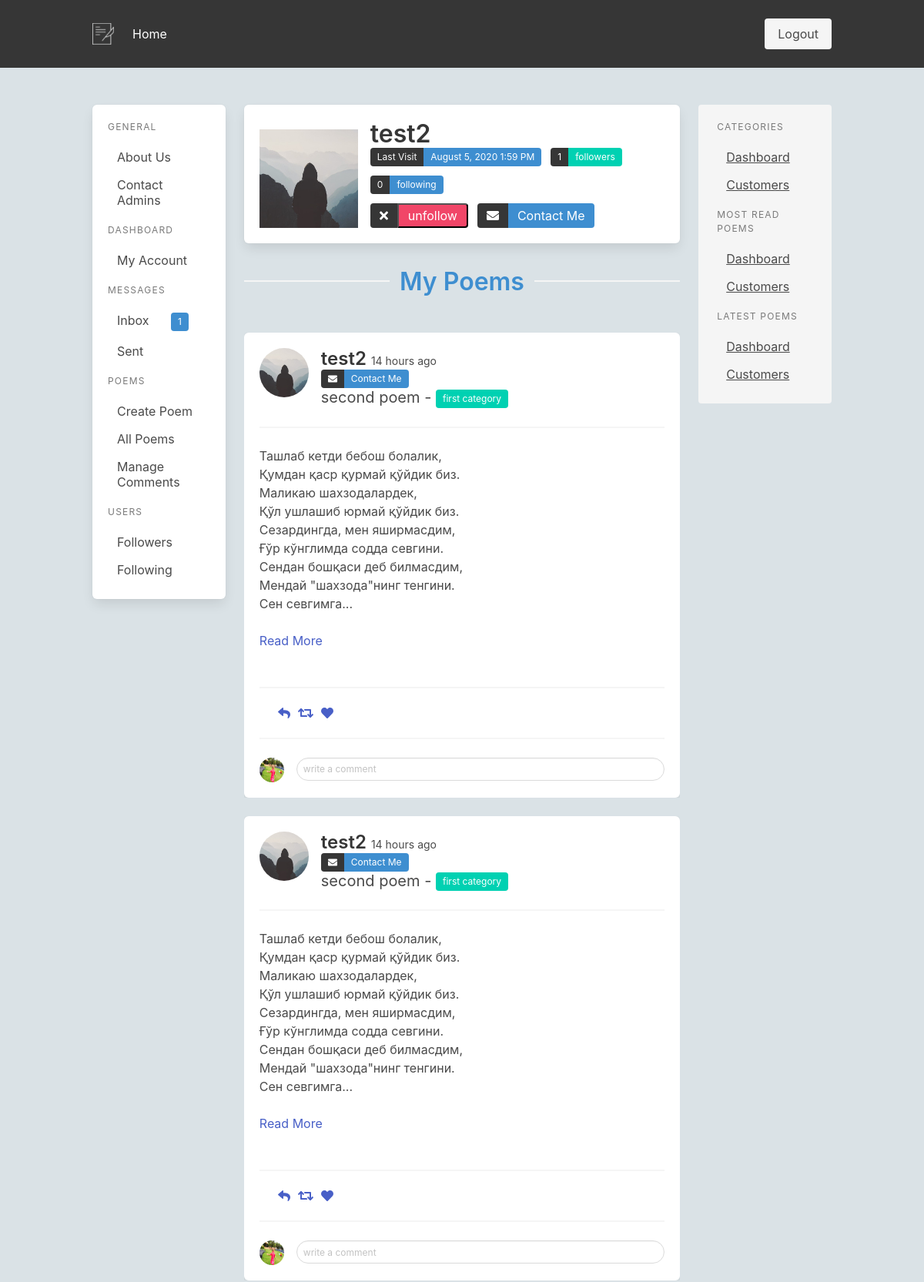
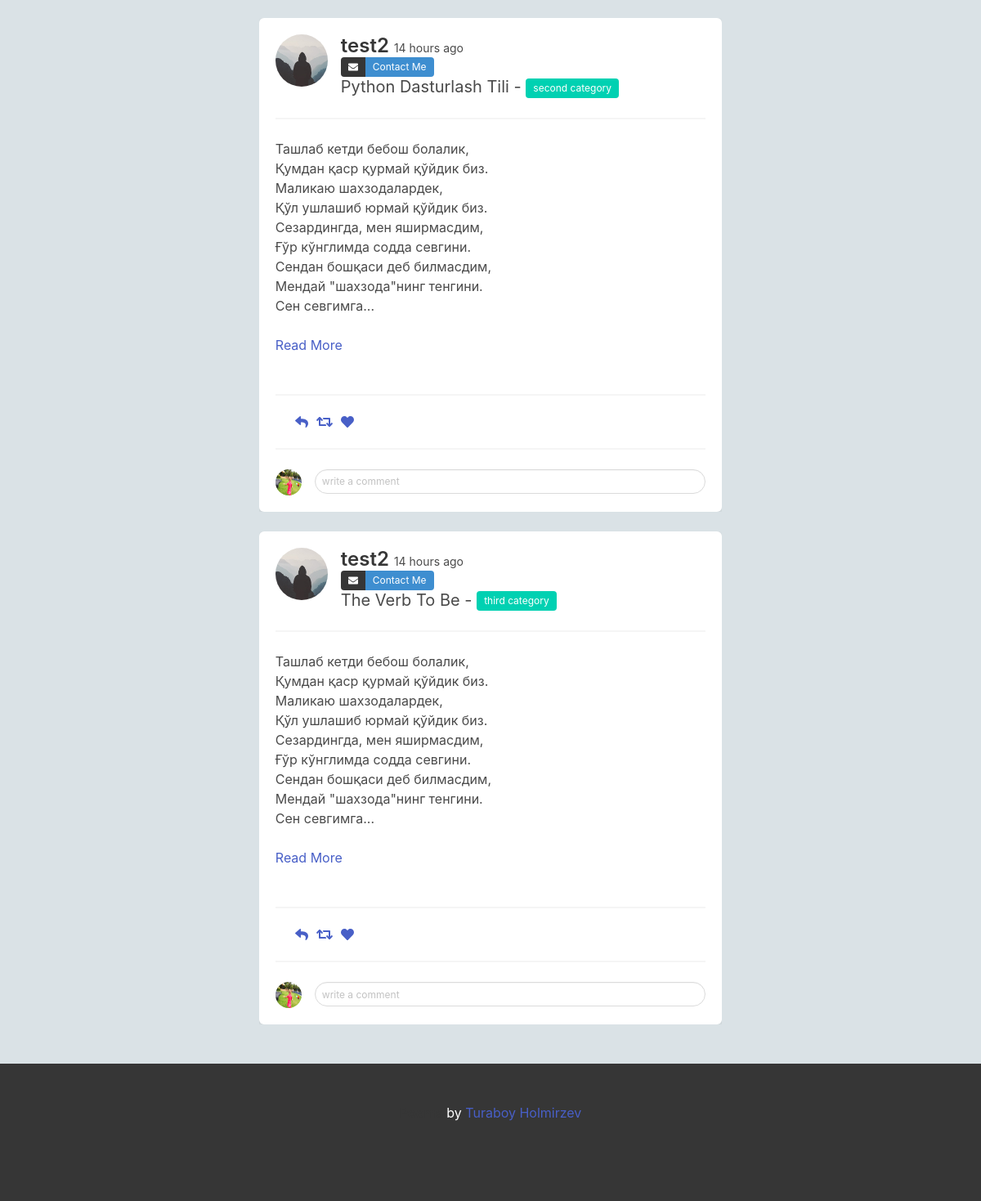
The page /user/test2 (signed in) on the database its author committed (2 pictures, top to bottom).
### app/models.py (models this page shows, shortened)
class Message(db.Model):
    id = db.Column(db.Integer, primary_key=True)
    body = db.Column(db.String(140))
    is_read = db.Column(db.Boolean, default=False)
    create_at = db.Column(db.DateTime, default=datetime.utcnow)
    sent_user_id = db.Column(db.Integer, db.ForeignKey('user.id'), nullable=False)
    received_user_id = db.Column(db.Integer, db.ForeignKey('user.id'), nullable=False)

class User(UserMixin, db.Model):
    id = db.Column(db.Integer, primary_key=True)
    username = db.Column(db.String(64), index=True, unique=True)
    email = db.Column(db.String(120), index=True, unique=True)
    image_file = db.Column(db.String(120), nullable=True, default="default.jpg")
    password_hash = db.Column(db.String(128))
    about_me = db.Column(db.String(140))
    is_admin = db.Column(db.Boolean, default=False)
    last_seen = db.Column(db.DateTime, default=datetime.utcnow)
    poems = db.relationship('Poem', backref='author', lazy='dynamic')
    sent_messages = db.relationship('Message', backref='sent_user', lazy=True, foreign_keys='Message.sent_user_id')
    received_messages = db.relationship('Message', backref='received_user', lazy=True, foreign_keys='Message.received_user_id')
    followed = db.relationship(
        'User', secondary=followers,
        primaryjoin=(followers.c.follower_id == id),
        secondaryjoin=(followers.c.followed_id == id),
        backref=db.backref('followers', lazy='dynamic'), lazy='dynamic')
    def is_following(self, user):
        return self.followed.filter(
            followers.c.followed_id == user.id).count() > 0
    def new_inbox_messages(self):
        return len([m for m in self.received_messages if m.is_read == False])

class SearchableMixin(object):
    @classmethod
    def search(cls, expression, page, per_page):
        ids, total = query_index(cls.__tablename__, expression, page, per_page)
        if total == 0:
            return cls.query.filter_by(id=0), 0
        when = []
        for i in range(len(ids)):
            when.append((ids[i], i))
        return cls.query.filter(cls.id.in_(ids)).order_by(
            db.case(when, value=cls.id)), total

class Poem(SearchableMixin, db.Model):
    __searchable__ = ["body",]
    id = db.Column(db.Integer, primary_key=True)
    title = db.Column(db.String(200))
    body = db.Column(db.String(140))
    audio = db.Column(db.String(200), nullable=True)
    created_at = db.Column(db.DateTime, index=True, default=datetime.utcnow)
    user_id = db.Column(db.Integer, db.ForeignKey('user.id'))
    category_id = db.Column(db.Integer, db.ForeignKey("category.id"))
    liked = db.relationship(
        'User', secondary = lambda: user_likes, backref="likes")

class Category(db.Model):
    id = db.Column(db.Integer, primary_key=True)
    name = db.Column(db.String(300), nullable=False)
    poems = db.relationship('Poem', backref='category', lazy='dynamic')

### app/users/routes.py (the view)
@bp.route('/user/<username>')
@login_required
def user(username):
    user = User.query.filter_by(username=username).first_or_404()
    image_file = url_for('static', filename='profile_pics/' + user.image_file)
    poems = user.poems.all()
    form = EmptyForm()
    return render_template('users/user.html', user=user, poems=poems, image_file=image_file, form=form)

### app/users/forms.py
class EmptyForm(FlaskForm):
    submit = SubmitField('Submit')

### app/models.py (called while the page is built)
@login.user_loader
def load_user(id):
    return User.query.get(int(id))

### app/templates/users/user.html (shortened to what this page needs)
{% extends "layout/base.html" %}
{% block content %}
  {% include "partial/user_profile.html" %}
    <section class="columns is-gapless is-mobile">
      <div class="column"><hr></div>
      <div class="column has-text-centered">
        <p class="title is-3 pt-2 has-text-info is-hidden-mobile">My Poems</p>
      </div>
      <div class="column"><hr></div>
    </section>
  {% for poem in poems %}
    {% include "partial/poem.html" %}
  {% endfor %}
{% endblock %}

### app/templates/layout/left_side_menu.html (shortened to what this page needs)
<aside class="menu box is-hidden-mobile">
    <p class="menu-label">General</p>
    <ul class="menu-list">
      <li><a href="{{ url_for('main.about')}}">About Us</a></li>
      <li><a href="{{ url_for('main.contact_us')}}">Contact Admins</a></li>
    </ul>
    {% if current_user.is_authenticated %}
      <p class="menu-label">
        Dashboard
      </p>
      <ul class="menu-list">
        <li><a href="{{url_for('users.update_account', username=current_user.username) }}">My Account</a></li>
      </ul>
      <p class="menu-label">
        Messages
      </p>
      <ul class="menu-list">
        <li>
          <a href="{{ url_for('users.inbox', username=current_user.username)}}"class="tags has-addons">Inbox
            {% if current_user.new_inbox_messages() > 0 %}
            <span class="ml-5 tag is-info"> {{ current_user.new_inbox_messages() }}</span>
            {% endif %}
          </a>
        </li>
        <li><a href="{{ url_for('users.outbox', username=current_user.username)}}">Sent</a></li>
      </ul>
      <p class="menu-label">
        Poems
      </p>
      <ul class="menu-list">
        <li>
          <a href="{{ url_for('poems.create_poem') }}">Create Poem</a>
        </li>
        <li>
          <a href="{{ url_for('poems.poem_list', username=current_user.username) }}">All Poems</a>
        </li>
        <li><a>Manage Comments</a></li>
      </ul>
      <p class="menu-label">
        Users
      </p>
      <ul class="menu-list">
        <li><a>Followers</a></li>
        <li><a>Following</a></li>
      </ul>
    {% endif %}
</aside>

### app/templates/partial/user_profile.html (shortened to what this page needs)
<div class="box">
  <div class="media">
      <div class="media-left pt-3 is-hidden-mobile">
        <figure class="image is-128x128">
            <img src="{{ image_file }}" alt="User image">
        </figure>
      </div>
      <div class="media-content">
          <p class="title is-3 mb-0 is-hidden-mobile">{{ user.username }}</p>
          <div class="field is-grouped is-grouped-multiline is-clearfix">
              <div class="control">
              {% if user.last_seen %}
                <div class="tags has-addons">
                  <span class="tag is-dark">Last Visit</span>
                  <span class="tag is-info">{{ moment(user.last_seen).format('LLL') }}</span>
                </div>
              </div>
              {% endif %}
              <div class="control">
                <div class="tags has-addons">
                  <span class="tag is-dark">{{ user.followers.count() }}</span>
                  <span class="tag is-primary">followers</span>
                </div>
              </div>
              <div class="control">
                <div class="tags has-addons">
                  <span class="tag is-dark">{{ user.followed.count() }}</span>
                  <span class="tag is-info">following</span>
                </div>
              </div>
            </div>
            {% if current_user != user%}
              <div class="field is-grouped is-grouped-multiline is-clearfix">
                <div class="control">
                  <div class="tags has-addons">
                    {% if not current_user.is_following(user) %}
                    <span class="tag is-medium is-dark"> <i class="fa fa-check" aria-hidden="true"></i></span>
                    <form action="{{ url_for('users.follow', username=user.username) }}" method="post">
                        {{ form.hidden_tag() }}
                        <button class="tag is-medium is-primary">follow</button>
                    </form>
                    {% else %}
                    <span class="tag is-medium is-dark"> <i class="fa fa-times" aria-hidden="true"></i></span>
                    <form action="{{ url_for('users.unfollow', username=user.username) }}" method="post">
                        <button class="tag is-medium is-danger">unfollow</button>
                    </form>
                    {% endif %}
                  </div>
                </div>
                <div class="control">
                  <div class="tags has-addons">
                    <span class="tag is-medium is-dark"><i class="fa fa-envelope" aria-hidden="true"></i></span>
                    <span class="tag is-medium is-info"><a href="" class="has-text-white">Contact Me</a></span>
                  </div>
                </div>
            </div>
            {% endif %}
      </div>
  </div>
  </div>

### app/templates/partial/poem.html (shortened to what this page needs)
<section class="mt-5" style="overflow: hidden;">
    <div class="box">
        <article class="media">
          <div class="media-left">
            <figure class="image is-64x64 is-square">
              <a href="{{ url_for('users.user', username=poem.author.username)}}">
                <img class="is-rounded has-ratio" src="{{ url_for('static', filename='profile_pics/' + poem.author.image_file)  }}" alt="Image">
              </a>
            </figure>
          </div>
          <div class="media-content">
            <strong>
              <a href="{{ url_for('users.user', username=poem.author.username) }}" class="title is-4">
                  {{ poem.author.username }}
              </a>
          </strong>
          <small class="content">{{ moment(poem.created_at).fromNow() }}</small>
            <div class="control">
              <div class="tags has-addons">
                <span class="tag is-dark"><i class="fa fa-envelope" aria-hidden="true"></i></span>
                <span class="tag is-info"><a href="" class="has-text-white">Contact Me</a></span>
              </div>
            </div>
            <p class="subtitle is-5">
              {{ poem.title}} - <span class="tag is-primary">{{ poem.category.name}}</span>
            </p>
          </div>
        </article>
        <hr class="mb-0">
        <div class="content">
          <p class="is-size-6 short-text" style="white-space: pre-line;">
            {{ poem.body | truncate(255, False, end="...") }}
            {% if poem.body | length() > 255 %}
            <a onclick="toggleText(event)" class="m-0 p-0">Read More</a>
            {% endif %}
          </p>
        </div>
        <hr>
        <nav class="level px-5 is-mobile">
            <div class="level-left">
              <a class="level-item" aria-label="reply">
                <span class="icon is-small">
                  <i class="fas fa-reply" aria-hidden="true"></i>
                </span>
              </a>
              <a class="level-item" aria-label="retweet">
                <span class="icon is-small">
                  <i class="fas fa-retweet" aria-hidden="true"></i>
                </span>
              </a>
              <a class="level-item" aria-label="like">
                <span class="icon is-small">
                  <i class="fas fa-heart" aria-hidden="true"></i>
                </span>
              </a>
            </div>
          </nav>
          <hr>
          {% if current_user.is_authenticated %}
          <article class="media">
            <div class="media-left">
              <figure class="image is-32x32 is-square">
                <img src="{{ url_for('static', filename='profile_pics/' + current_user.image_file) }}" class="is-rounded" alt="Image">
              </figure>
            </div>
            <div class="media-content">
              <div class="content">
                <div class="field">
                  <div class="control">
                    {% include 'partials/comment_form.html' %}
                  </div>
                </div>
              </div>
            </div>
            </article>
      {% endif %}
    </div>
  </section>

### app/templates/partials/comment_form.html
<input class="input is-small" type="text" placeholder="write a comment" style="border-radius: 85px;">

### rows shown on the page
Message: new_inbox_messages "1"
User: username "test2", last_seen "August 5, 2020 1:59 PM"
Poem: image_file (placeholder picture), author.username "test2", created_at "14 hours ago", title "second poem", category.name "first category", body "Ташлаб кетди бебош болалик, Қумдан қаср қурмай қўйдик биз. Маликаю шаxзодалардек, Қўл ушлашиб юрмай қўйдик биз. Сезардингда, мен яширмасдим, Ғўр кўнглимда содда севгини. Сендан бошқаси деб билмасдим, Мендай \"шаxзода\"нинг тенгини. Сен севгимга...", shows "Read More", image_file (picture)
Poem: image_file (placeholder picture), author.username "test2", created_at "14 hours ago", title "second poem", category.name "first category", body "Ташлаб кетди бебош болалик, Қумдан қаср қурмай қўйдик биз. Маликаю шаxзодалардек, Қўл ушлашиб юрмай қўйдик биз. Сезардингда, мен яширмасдим, Ғўр кўнглимда содда севгини. Сендан бошқаси деб билмасдим, Мендай \"шаxзода\"нинг тенгини. Сен севгимга...", shows "Read More", image_file (picture)
Poem: image_file (placeholder picture), author.username "test2", created_at "14 hours ago", title "Python Dasturlash Tili", category.name "second category", body "Ташлаб кетди бебош болалик, Қумдан қаср қурмай қўйдик биз. Маликаю шаxзодалардек, Қўл ушлашиб юрмай қўйдик биз. Сезардингда, мен яширмасдим, Ғўр кўнглимда содда севгини. Сендан бошқаси деб билмасдим, Мендай \"шаxзода\"нинг тенгини. Сен севгимга...", shows "Read More", image_file (picture)
Poem: image_file (placeholder picture), author.username "test2", created_at "14 hours ago", title "The Verb To Be", category.name "third category", body "Ташлаб кетди бебош болалик, Қумдан қаср қурмай қўйдик биз. Маликаю шаxзодалардек, Қўл ушлашиб юрмай қўйдик биз. Сезардингда, мен яширмасдим, Ғўр кўнглимда содда севгини. Сендан бошқаси деб билмасдим, Мендай \"шаxзода\"нинг тенгини. Сен севгимга...", shows "Read More", image_file (picture)

### other values the page prints
{{ user.followers.count() }} "1"
{{ user.followed.count() }} "0"
